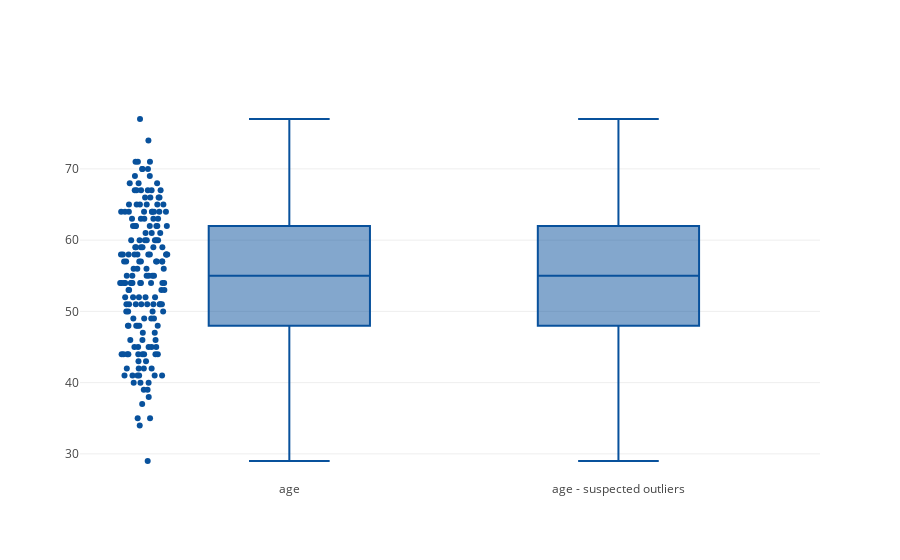

Write notebook code for a chart like this one.
### Code cell
name = 'age'
y = df[name]

trace1 = go.Box(
    y=y,
    jitter=0.3,
    pointpos=-1.8,
    boxpoints = 'all',
    marker = dict(
        color = 'rgb(8,81,156)',
    ),
    name = name
)

trace2 = go.Box(
    y=y,
    jitter=0.3,
    pointpos=-1.8,
    boxpoints = 'suspectedoutliers',
    marker = dict(
        color = 'rgb(8,81,156)',
        outliercolor = 'rgba(219, 64, 82, 0.6)',
        line = dict(
            outliercolor = 'rgba(219, 64, 82, 0.6)',
            outlierwidth = 2)
    ),
    name = name + ' - suspected outliers'
)

data = [trace1, trace2]

layout = go.Layout(
    showlegend = False
)

fig = go.Figure(data=data, layout=layout)
iplot(fig, layout)

### Figure 1 — Plotly figure (JSON) as saved in the notebook; plotly's stock layout.template omitted (floating-point values rounded to 4 significant figures; data arrays with more than 128 entries replaced by an {"elided": "..."} marker saying what was removed)
{"data": [{"boxpoints": "all", "jitter": 0.3, "marker": {"color": "rgb(8,81,156)"}, "name": "age", "pointpos": -1.8, "type": "box", "y": {"elided": "180 int values"}}, {"boxpoints": "suspectedoutliers", "jitter": 0.3, "marker": {"color": "rgb(8,81,156)", "line": {"outliercolor": "rgba(219, 64, 82, 0.6)", "outlierwidth": 2}, "outliercolor": "rgba(219, 64, 82, 0.6)"}, "name": "age - suspected outliers", "pointpos": -1.8, "type": "box", "y": {"elided": "180 int values"}}], "layout": {"showlegend": false}}
